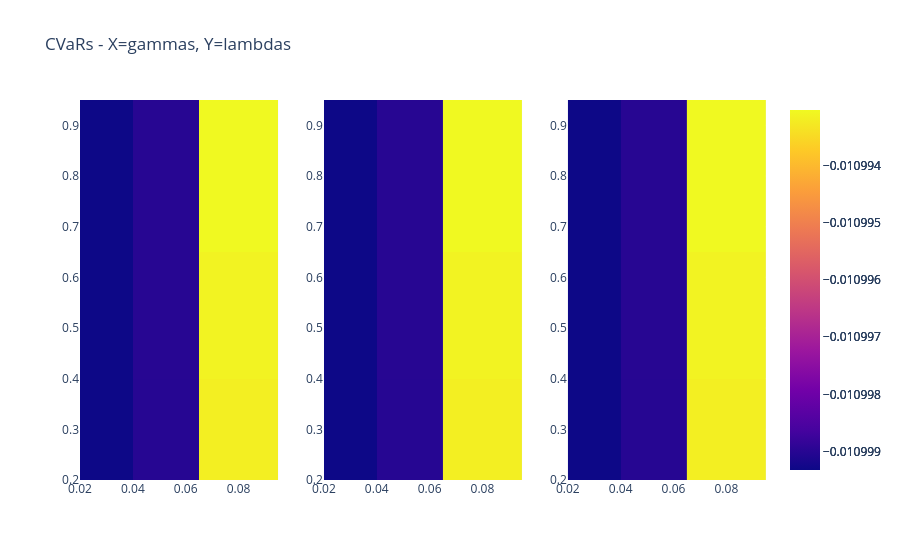

Notebook cell for this chart:
### Code cell
cvars_img = make_subplots(rows=1, cols=3)
cvars_img.add_trace(go.Heatmap(x=gammas, y=lambdas, z=cvars[:,:,0]), row=1, col=1)
cvars_img.add_trace(go.Heatmap(x=gammas, y=lambdas, z=cvars[:,:,1]), row=1, col=2)
cvars_img.add_trace(go.Heatmap(x=gammas, y=lambdas, z=cvars[:,:,2]), row=1, col=3)
cvars_img.update_layout(title="CVaRs - X=gammas, Y=lambdas")
cvars_img.show()

### Figure 1 — Plotly figure (JSON) as saved in the notebook; plotly's stock layout.template omitted (floating-point values rounded to 4 significant figures)
{"data": [{"type": "heatmap", "x": [0.03, 0.05, 0.08], "xaxis": "x", "y": [0.3, 0.5, 0.8], "yaxis": "y", "z": [[-0.011, -0.011, -0.01099], [-0.011, -0.011, -0.01099], [-0.011, -0.011, -0.01099]]}, {"type": "heatmap", "x": [0.03, 0.05, 0.08], "xaxis": "x2", "y": [0.3, 0.5, 0.8], "yaxis": "y2", "z": [[-0.011, -0.011, -0.01099], [-0.011, -0.011, -0.01099], [-0.011, -0.011, -0.01099]]}, {"type": "heatmap", "x": [0.03, 0.05, 0.08], "xaxis": "x3", "y": [0.3, 0.5, 0.8], "yaxis": "y3", "z": [[-0.011, -0.011, -0.01099], [-0.011, -0.011, -0.01099], [-0.011, -0.011, -0.01099]]}], "layout": {"title": {"text": "CVaRs - X=gammas, Y=lambdas"}, "xaxis": {"anchor": "y", "domain": [0, 0.2889]}, "xaxis2": {"anchor": "y2", "domain": [0.3556, 0.6444]}, "xaxis3": {"anchor": "y3", "domain": [0.7111, 1]}, "yaxis": {"anchor": "x", "domain": [0, 1]}, "yaxis2": {"anchor": "x2", "domain": [0, 1]}, "yaxis3": {"anchor": "x3", "domain": [0, 1]}}}
